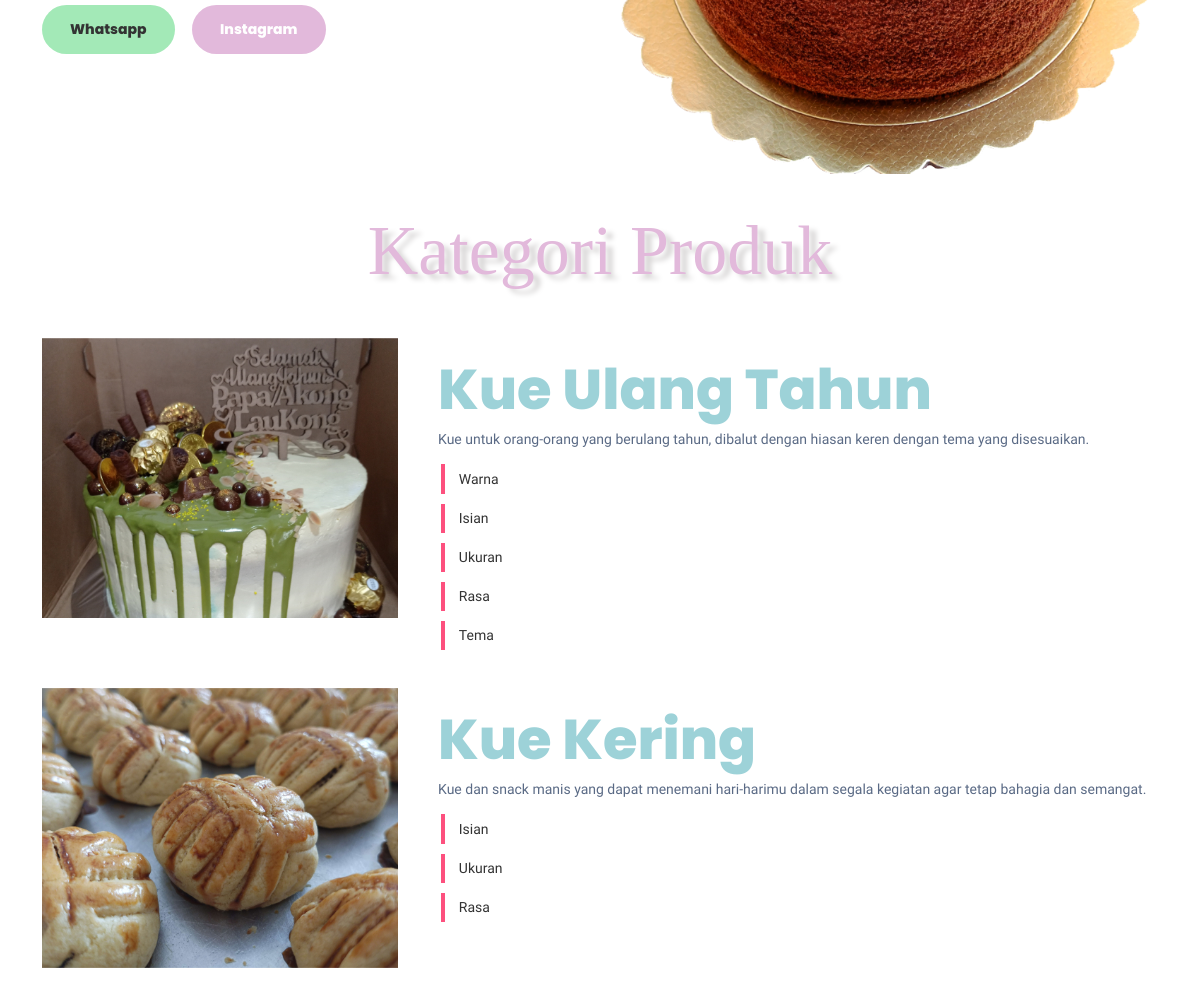
Before: / (middle part) with the older database file.
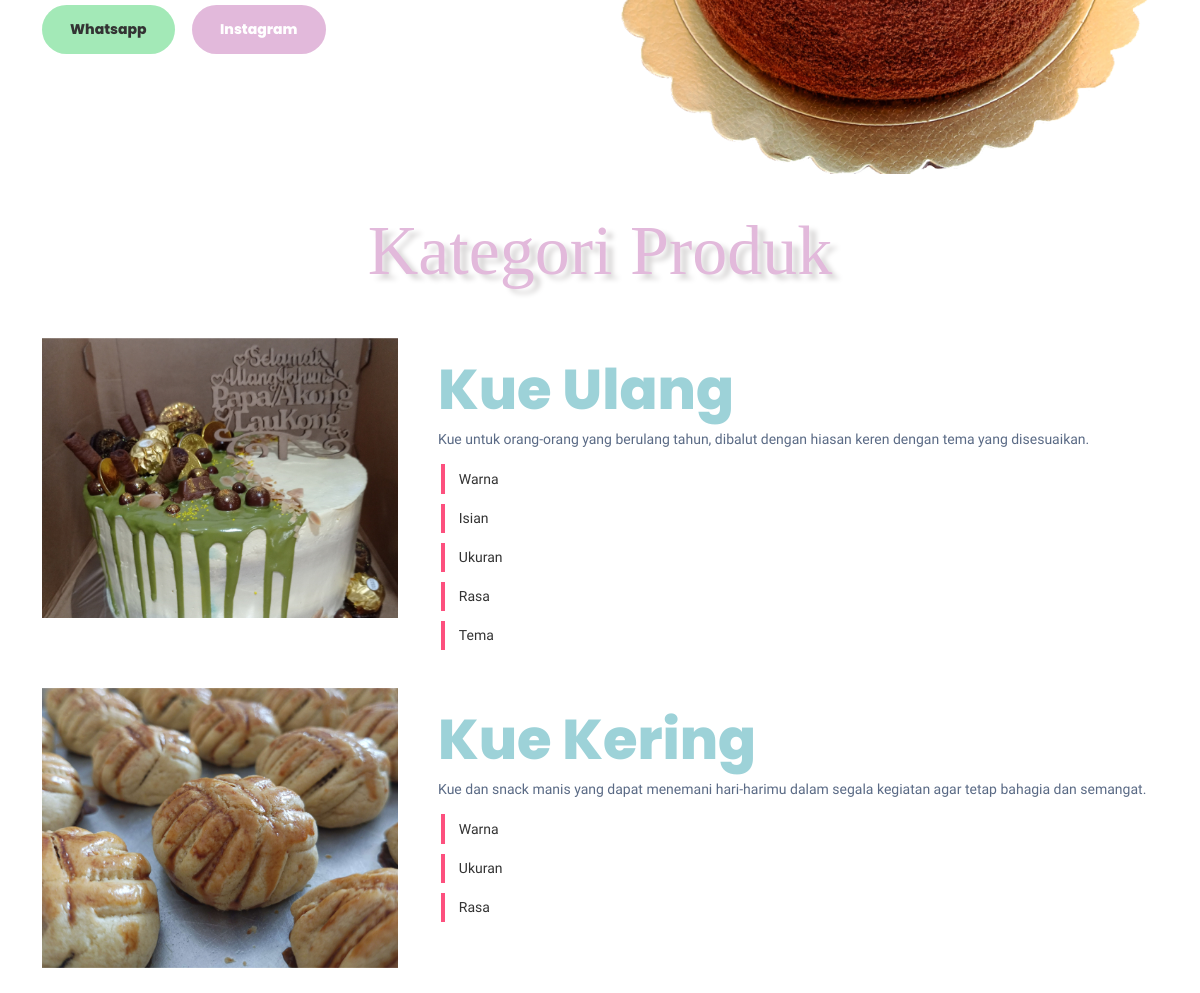
After: the same page with the newer database file.
### tables this page shows
CREATE TABLE `produk_kami` (
  `id_produkkami` int(10) NOT NULL,
  `gambar_pk` varchar(255) NOT NULL,
  `judul_pk` varchar(80) NOT NULL,
  `deskripsi_pk` varchar(255) NOT NULL,
  `kustomisasi` varchar(255) NOT NULL
);

### index.php (the view, shortened to what this page needs)
<?php
@include "./config/connection.php";
?>
<!doctype html>
<html lang="en">
<head>
    <link rel="stylesheet" href="./src/assets/css/styles.min.css" />
    <link rel="stylesheet" type="text/css" href="./assets/css/style.css" />
</head>
<body>
    <div class="container mt-5">
        <div class="row align-items-center">
            <div class="col-sm-6">
                <a class="tombol_whatsapp" href="http://wa.me/+6285348166286" target="_blank" rel="noopener noreferrer">Whatsapp</a>
                <a class="tombol_instagram" href="https://www.instagram.com/vvl_cake/" target="_blank" rel="noopener noreferrer">Instagram</a>
            </div>
            <div class="col-sm-6">
                <img class="img-fluid" src="assets/images/kue1.png" />
            </div>
        </div>
        <div class="row mt-4" id="Produk">
            <div class="judul_bagan col-12">
                Kategori Produk
            </div>
        </div>
        <div class="row mb-5">
            <?php
            $sql = "SELECT * FROM produk_kami";
            $query = mysqli_query($con, $sql);
            while ($row = mysqli_fetch_array($query)) {
                $link_gambar = "./assets/images/inserted_img/$row[gambar_pk]";
            ?>
                <div class="col-md-4 gambar_kue"><img class="imgs" src="<?= $link_gambar;  ?>" /></div>
                <div class="col-8 mt-4" style="padding: 0 0 0 2em;">
                    <div class="judul_bagan_1" style="color: #9DD2D8;"><?= $row['judul_pk'] ?></div>
                    <div class="text-break"><?= $row['deskripsi_pk'] ?></div>
                    <div class="daftar_fitur">
                        <ul>
                            <?php foreach (explode(", ", $row['kustomisasi']) as $kustoms) { ?>
                                <li>
                                    <p><?php echo "$kustoms"; ?></p>
                                </li>
                            <?php } ?>
                        </ul>
                    </div>
                </div>
            <?php
            }
            ?>
        </div>
    </div>
</body>
</html>

### assets/css/style.css (style rules this page uses)
html { scroll-behavior: smooth; }
.imgs { width: 100%; }
.judul_bagan { font-family: onelove; font-size: 5em; color: #E2B9DB; margin-bottom: 0.5em; text-align: center; filter: drop-shadow(0.1em 0.08em 0.04em #d8d6d6); }
.judul_bagan_1 { font-size: 4em; font-family: pebold; line-height: 1em; margin-bottom: 0.2em; }
.daftar_fitur, .daftar_fitur_kanan { margin-top: 1em; }
.daftar_fitur ul, .daftar_fitur_kanan ul { margin: 0; padding: 0; }
.daftar_fitur ul li { list-style: none; color: #333333; border-left: 4px solid #fd507e; margin: 0.7em 0.2em; position: relative; left: 0; transition: 0.5s; }
.daftar_fitur ul li::before { content: ''; position: absolute; width: 40%; height: 100%; background-color: #E2B9DB; transform: scaleX(0); transform-origin: left; transition: 0.5s; }
.daftar_fitur ul li p { position: relative; display: inline-block; padding: 0.3em 1em; margin: 0; }

### assets/css/button.css (style rules this page uses)
.tombol_whatsapp { font-family: pebold; display: inline-block; vertical-align: middle; -webkit-transform: perspective(1px) translateZ(0); transform: perspective(1px) translateZ(0); box-shadow: 0 0 1px rgba(0, 0, 0, 0); position: relative; overflow: hidden; background: #A3E9B7; -webkit-transition-property: color; transition-property: color; -webkit-transition-duration: 0.3s; transition-duration: 0.3s; padding: 1em 2em; border-radius: 100px; margin-top: 1em; margin-right: 1em; border: 0px; color: #333333; }
.tombol_whatsapp:before { content: ""; position: absolute; z-index: -1; top: 0; left: 0; right: 0; bottom: 0; background: #333333; border-radius: 100%; -webkit-transform: scale(0); transform: scale(0); -webkit-transition-property: transform; transition-property: transform; -webkit-transition-duration: 0.5s; transition-duration: 0.5s; -webkit-transition-timing-function: ease-out; transition-timing-function: ease-out; }
.tombol_instagram { font-family: pebold; display: inline-block; vertical-align: middle; -webkit-transform: perspective(1px) translateZ(0); transform: perspective(1px) translateZ(0); box-shadow: 0 0 1px rgba(0, 0, 0, 0); position: relative; overflow: hidden; background: #E2B9DB; -webkit-transition-property: color; transition-property: color; -webkit-transition-duration: 0.3s; transition-duration: 0.3s; padding: 1em 2em; border-radius: 100px; margin-top: 1em; margin-right: 1em; border: 0px; color: white; }
.tombol_instagram:before { content: ""; position: absolute; z-index: -1; top: 0; left: 0; right: 0; bottom: 0; background: #333333; border-radius: 100%; -webkit-transform: scale(0); transform: scale(0); -webkit-transition-property: transform; transition-property: transform; -webkit-transition-duration: 0.5s; transition-duration: 0.5s; -webkit-transition-timing-function: ease-out; transition-timing-function: ease-out; }

Changed rows visible on the page:
changed produk_kami "Isian": judul_pk "Kue Ulang Tahun" → "Kue Ulang"
Other visible differences:
new list line: "Warna"
list line gone: "Isian"
